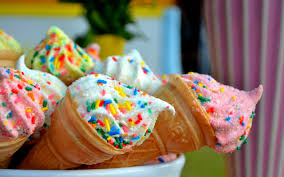
#> input picture images.jpg, 284 x 177 px
$ python Soultion_Q_No.2.py
#> lines starting #> are read from the running program, lines starting #| are printed output that depends on the picture; after the words box and inside, x2 and y2 are one past the last pixel; in counts of white or black regions, pixels touching at a corner belong together
import cv2
import numpy as np
from matplotlib import pyplot as plt


# 1. LOAD IMAGE
dataImage = cv2.imread("images.jpg")
#> dataImage is the input picture: shape (177, 284, 3); mean B, G, R 102.2, 121.5, 142.7

# Check if image loaded correctly
if dataImage is None:
    print("Error loading image")
    exit()

# Convert BGR to RGB for display
image_rgb = cv2.cvtColor(dataImage, cv2.COLOR_BGR2RGB)

# 2. THRESHOLDING (Brightness / B&W Conversion)

gray = cv2.cvtColor(dataImage, cv2.COLOR_BGR2GRAY)
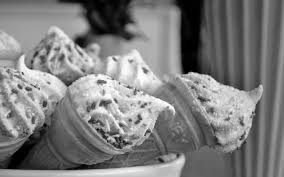
#> gray: shape (177, 284); min 0, max 255, mean 125.6

# Apply binary threshold
_, threshold_img = cv2.threshold(gray, 127, 255, cv2.THRESH_BINARY)
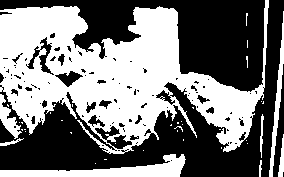
#> threshold_img: shape (177, 284); 47.5% white; 39 white regions (31 under 20 px), largest, box (x1, y1, x2, y2) and area: (0, 0, 269, 154) 20650, (0, 154, 186, 177) 1775, (269, 11, 284, 177) 622

# 3. NOISE REMOVAL USING FILTERS

# Gaussian Blur
gaussian_blur = cv2.GaussianBlur(dataImage, (5, 5), 0)

# Median Blur
median_blur = cv2.medianBlur(dataImage, 5)

# Bilateral Filter
bilateral_filter = cv2.bilateralFilter(dataImage, 9, 75, 75)

# 4. EDGE DETECTION

edges = cv2.Canny(gray, 100, 200)
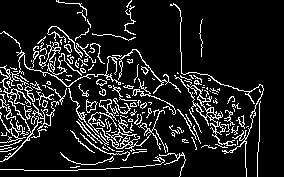
#> edges: shape (177, 284); 12.4% white in thin lines or dots

# 5. FEATURE DETECTION

# ORB detector
orb = cv2.ORB_create()

# Detect keypoints and descriptors
keypoints, descriptors = orb.detectAndCompute(gray, None)
#> keypoints = 404 keypoints; strongest (x, y, size): (115, 138, 31), (185, 71, 64.3), (118, 136, 31), (183, 71, 53.6)

# Draw keypoints
feature_image = cv2.drawKeypoints(
    dataImage,
    keypoints,
    None,
    color=(0, 255, 0),
    flags=0
)
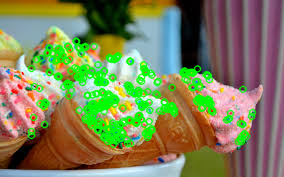
#> feature_image: shape (177, 284, 3); mean B, G, R 88.5, 131.3, 125.8

# 6. PANORAMA STITCHING

img1 = cv2.imread("pano1.jpg")
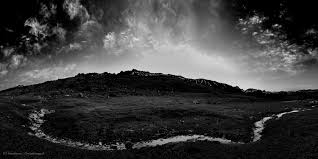
#> input picture pano1.jpg, 318 x 159 px
#> img1 is the input picture: shape (159, 318, 3); min 0, max 229, mean 62.8
img2 = cv2.imread("pano2.jpg")
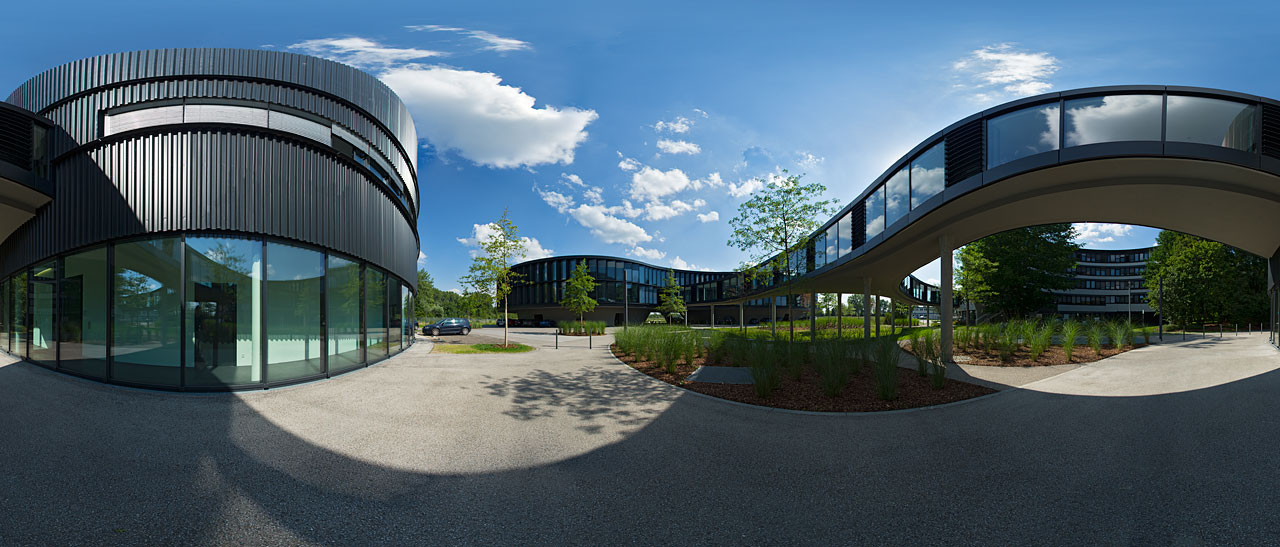
#> input picture pano2.jpg, 1280 x 547 px
#> img2 is the input picture: shape (547, 1280, 3); mean B, G, R 107, 96.2, 77

panorama_images = [img1, img2]

# Create stitcher object
stitcher = cv2.Stitcher_create()

status, panorama = stitcher.stitch(panorama_images)
#> status = 1

if status == cv2.STITCHER_OK:
    print("Panorama created successfully")
else:
    print("Error in panorama stitching")

# 7. DISPLAY RESULTS

plt.figure(figsize=(15,10))

# Original Image
plt.subplot(2,3,1)
plt.imshow(image_rgb)
plt.title("Original Image")
plt.axis("off")

# Threshold Image
plt.subplot(2,3,2)
plt.imshow(threshold_img, cmap='gray')
plt.title("Threshold Image")
plt.axis("off")

# Blurred Image
plt.subplot(2,3,3)
plt.imshow(cv2.cvtColor(gaussian_blur, cv2.COLOR_BGR2RGB))
plt.title("Gaussian Blur")
plt.axis("off")

# Edge Detection
plt.subplot(2,3,4)
plt.imshow(edges, cmap='gray')
plt.title("Edge Detection")
plt.axis("off")

# Feature Detection
plt.subplot(2,3,5)
plt.imshow(cv2.cvtColor(feature_image, cv2.COLOR_BGR2RGB))
plt.title("Feature Detection")
plt.axis("off")

# Panorama
if status == cv2.STITCHER_OK:
    plt.subplot(2,3,6)
    plt.imshow(cv2.cvtColor(panorama, cv2.COLOR_BGR2RGB))
    plt.title("Panorama")
    plt.axis("off")

plt.tight_layout()
plt.show()
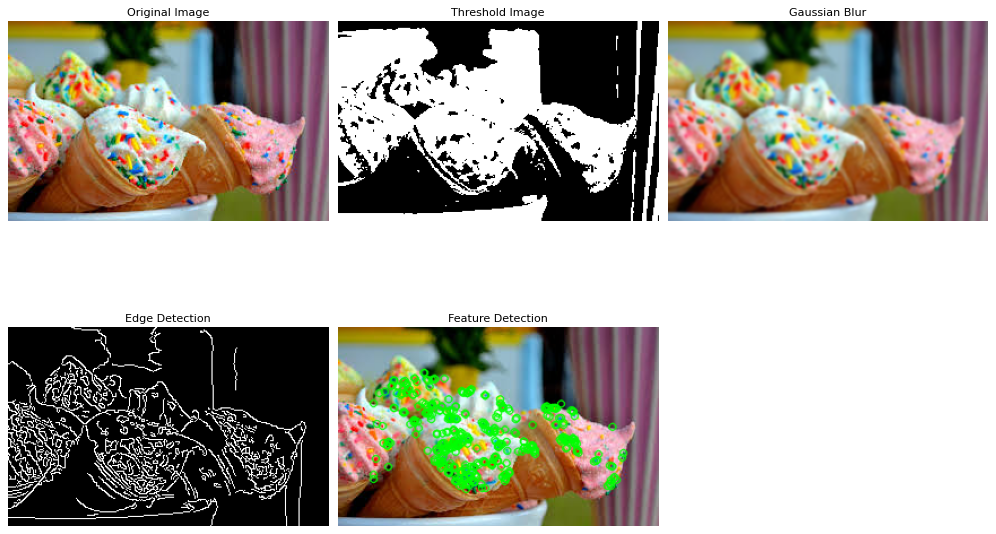
#> figure drawn by matplotlib, 5 panels

print("Hi SExy")
